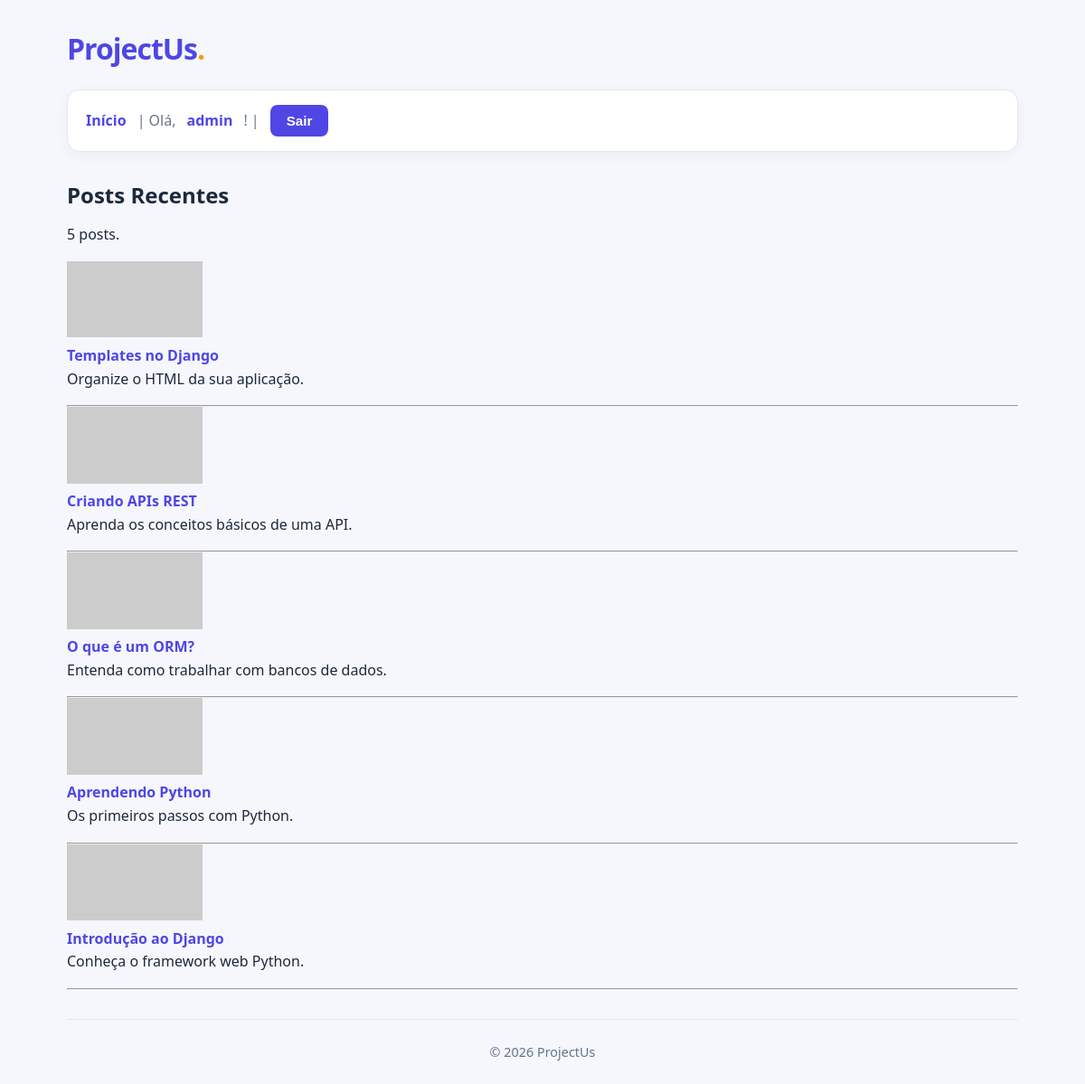
The app's page / (signed in) with its own data.
### projectus/models.py (models this page shows, shortened)
class Post(models.Model):
    user = models.ForeignKey(
        settings.AUTH_USER_MODEL,
        on_delete=models.CASCADE,
        related_name='posts'
    )
    title = models.CharField(max_length=200)
    summary = models.CharField(max_length=255)
    created_at = models.DateTimeField(auto_now_add=True)
    thumbnail = models.URLField()
    textbody = models.TextField()
    is_active = models.BooleanField(default=True)
    is_deleted = models.BooleanField(default=False)

### projectus/views/home.py (the view)
# urls.py: path('', views.home, name='home'),
def home(request):
    posts = Post.objects.filter(
        is_active=True,
        is_deleted=False
    ).order_by('-created_at')
    total = len(posts)
    return render(
        request,
        'projectus/home.html',
        {
            'tag_title': f'{settings.SITENAME}',
            'posts': posts,
            'total': total
        }
    )

### projectus/context_processors.py (called while the page is built)
def global_context(request):
    return {
        'site_name': settings.SITENAME,
    }

### projectus/templates/projectus/home.html
{% extends 'projectus/_base.html' %}
{% block content %}
<section>
    <h2>Posts Recentes</h2>
    <p>{{ total }} posts.</p>
    {% for post in posts %}
    <div>
        <img src="{{ post.thumbnail }}" alt="{{ post.title }}" width="150">
        <h4><a href="{% url 'post_view' id=post.id  %}">{{ post.title }}</a></h4>
        <p>{{ post.summary }}</p>
    </div>
    <hr>
    {% empty %}
    <p>Não achei nada.</p>
    {% endfor %}
</section>
{% endblock %}

### projectus/templates/projectus/_base.html (shortened to what this page needs)
{% load static %}
<!DOCTYPE html>
<html lang="pt-BR">
<head>
    <link rel="stylesheet" href="{% static 'projectus/style.css' %}">
</head>
<body>
    <div id="container">
        <header>
            <a href="{% url 'home' %}">
                <h1>ProjectUs</h1>
            </a>
        </header>
        <nav>
            <a href="{% url 'home' %}">Início</a> |
            {% if user.is_authenticated %}
            Olá, <a href="{% url 'profile' %}" title="Ver/editar perfil de {{ user.username}}">{{ user.username }}</a>! |
            <form method="POST" action="{% url 'logout' %}" style="display: inline;">
                <button type="submit">Sair</button>
            </form>
            {% else %}
            <a href="{% url 'login' %}">Entrar</a>
            {% endif %}
        </nav>
        <main>
            {% block content %}{% endblock %}
        </main>
        <footer>
            <div>&copy; 2026 {{ site_name }}</div>
        </footer>
    </div>
</body>
</html>

### projectus/static/projectus/style.css (style rules this page uses)
* { margin: 0; padding: 0; box-sizing: border-box; }
:root { --primary: #4f46e5; --primary-hover: #4338ca; --background: #f5f7fc; --surface: #ffffff; --text: #1e293b; --text-light: #64748b; --border: #e2e8f0; }
body { font-family: "Segoe UI", Arial, sans-serif; background: var(--background); color: var(--text); line-height: 1.6; min-height: 100vh; }
#container { width: 100%; max-width: 1100px; min-height: 100vh; margin: 0 auto; padding: 0 24px; display: flex; flex-direction: column; }
header { padding: 28px 0 20px; }
header a { color: var(--primary); text-decoration: none; display: inline-block; }
header h1 { font-size: 2rem; font-weight: 800; letter-spacing: -1px; }
header h1::after { content: "."; color: #f59e0b; }
nav { display: flex; align-items: center; flex-wrap: wrap; gap: 12px; padding: 16px 20px; background: var(--surface); border: 1px solid var(--border); border-radius: 14px; box-shadow: 0 4px 15px rgba(15, 23, 42, 0.04); color: var(--text-light); }
nav a { color: var(--primary); text-decoration: none; font-weight: 600; transition: color 0.2s ease; }
nav form { display: inline-flex; margin: 0; }
button, input[type="submit"] { border: none; background: var(--primary); color: white; padding: 9px 18px; border-radius: 8px; font-size: 0.95rem; font-weight: 600; cursor: pointer; transition: background 0.2s ease, transform 0.2s ease; }
main { flex: 1; padding: 32px 0; }
h2, h3 { color: var(--text); line-height: 1.3; margin-bottom: 16px; }
p { margin-bottom: 16px; }
main a { color: var(--primary); text-decoration: none; }
footer { padding: 24px 0; margin-top: auto; border-top: 1px solid var(--border); text-align: center; color: var(--text-light); font-size: 0.9rem; }

### records on screen
Post: title "Templates no Django", summary "Organize o HTML da sua aplicação."
Post: title "Criando APIs REST", summary "Aprenda os conceitos básicos de uma API."
Post: title "O que é um ORM?", summary "Entenda como trabalhar com bancos de dados."
Post: title "Aprendendo Python", summary "Os primeiros passos com Python."
Post: title "Introdução ao Django", summary "Conheça o framework web Python."

### other values on screen
{{ user.username }} "admin"
{{ total }} "5"
{{ site_name }} "ProjectUs"
